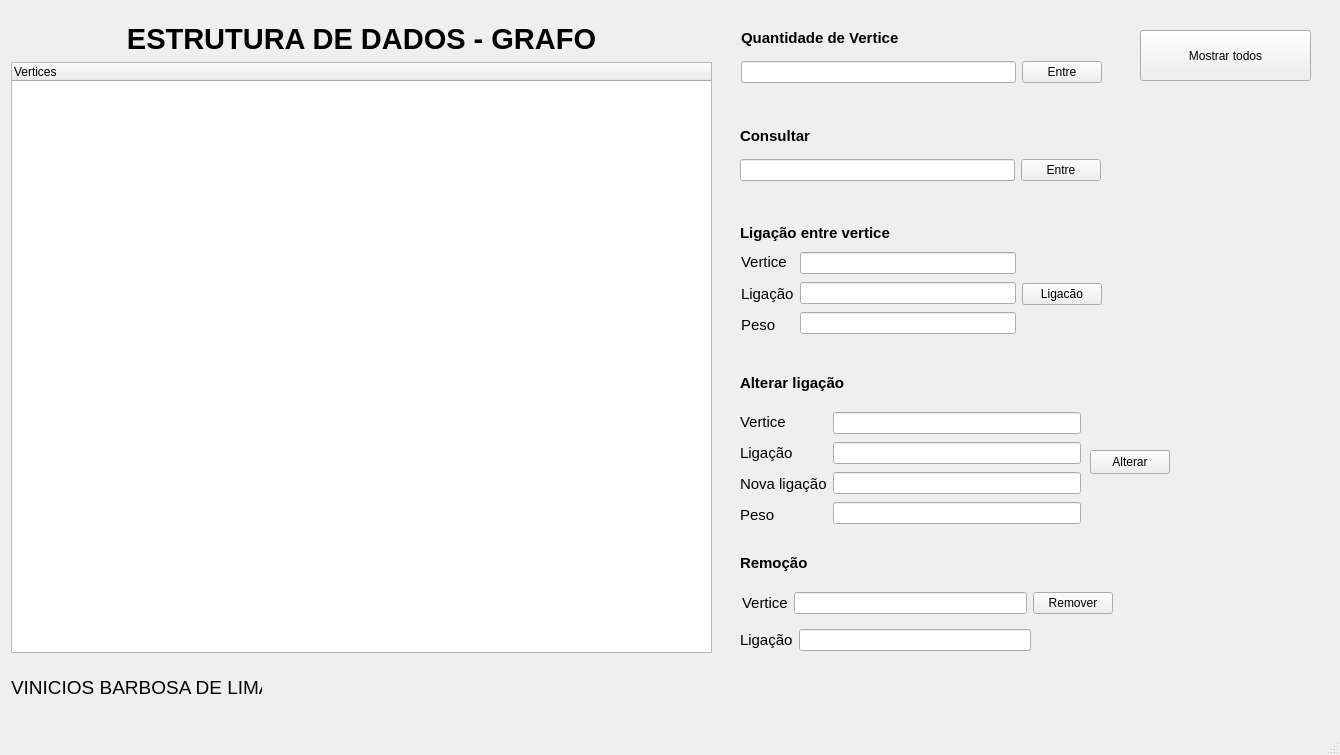
<?xml version="1.0" encoding="UTF-8"?>
<ui version="4.0">
 <class>MainWindow</class>
 <widget class="QMainWindow" name="MainWindow">
  <property name="geometry">
   <rect>
    <x>0</x>
    <y>0</y>
    <width>1340</width>
    <height>755</height>
   </rect>
  </property>
  <property name="windowTitle">
   <string>MainWindow</string>
  </property>
  <widget class="QWidget" name="centralwidget">
   <widget class="QLabel" name="label_12">
    <property name="geometry">
     <rect>
      <x>11</x>
      <y>672</y>
      <width>251</width>
      <height>31</height>
     </rect>
    </property>
    <property name="text">
     <string>&lt;html&gt;&lt;head/&gt;&lt;body&gt;&lt;p&gt;&lt;span style=&quot; font-size:14pt;&quot;&gt;VINICIOS BARBOSA DE LIMA&lt;/span&gt;&lt;/p&gt;&lt;/body&gt;&lt;/html&gt;</string>
    </property>
   </widget>
   <widget class="QWidget" name="horizontalLayoutWidget">
    <property name="geometry">
     <rect>
      <x>741</x>
      <y>250</y>
      <width>361</width>
      <height>88</height>
     </rect>
    </property>
    <layout class="QHBoxLayout" name="horizontalLayout_3">
     <item>
      <layout class="QVBoxLayout" name="verticalLayout_3">
       <item>
        <widget class="QLabel" name="label_5">
         <property name="text">
          <string>&lt;html&gt;&lt;head/&gt;&lt;body&gt;&lt;p&gt;&lt;span style=&quot; font-size:11pt;&quot;&gt;Vertice&lt;/span&gt;&lt;/p&gt;&lt;/body&gt;&lt;/html&gt;</string>
         </property>
        </widget>
       </item>
       <item>
        <widget class="QLabel" name="label_13">
         <property name="text">
          <string>&lt;html&gt;&lt;head/&gt;&lt;body&gt;&lt;p&gt;&lt;span style=&quot; font-size:11pt;&quot;&gt;Ligação&lt;/span&gt;&lt;/p&gt;&lt;/body&gt;&lt;/html&gt;</string>
         </property>
        </widget>
       </item>
       <item>
        <widget class="QLabel" name="label_6">
         <property name="text">
          <string>&lt;html&gt;&lt;head/&gt;&lt;body&gt;&lt;p&gt;&lt;span style=&quot; font-size:11pt;&quot;&gt;Peso&lt;/span&gt;&lt;/p&gt;&lt;/body&gt;&lt;/html&gt;</string>
         </property>
        </widget>
       </item>
      </layout>
     </item>
     <item>
      <layout class="QVBoxLayout" name="verticalLayout_4">
       <item>
        <widget class="QLineEdit" name="entrada_vertice"/>
       </item>
       <item>
        <widget class="QLineEdit" name="entrada_ligacao"/>
       </item>
       <item>
        <widget class="QLineEdit" name="entrada_peso"/>
       </item>
      </layout>
     </item>
     <item>
      <widget class="QPushButton" name="btn_ligacao">
       <property name="text">
        <string>Ligacão</string>
       </property>
      </widget>
     </item>
    </layout>
   </widget>
   <widget class="QWidget" name="horizontalLayoutWidget_5">
    <property name="geometry">
     <rect>
      <x>742</x>
      <y>583</y>
      <width>371</width>
      <height>41</height>
     </rect>
    </property>
    <layout class="QHBoxLayout" name="horizontalLayout_6">
     <item>
      <widget class="QLabel" name="label_11">
       <property name="text">
        <string>&lt;html&gt;&lt;head/&gt;&lt;body&gt;&lt;p&gt;&lt;span style=&quot; font-size:11pt;&quot;&gt;Vertice&lt;/span&gt;&lt;/p&gt;&lt;/body&gt;&lt;/html&gt;</string>
       </property>
      </widget>
     </item>
     <item>
      <widget class="QLineEdit" name="vertice_remover"/>
     </item>
     <item>
      <widget class="QPushButton" name="btn_remover">
       <property name="text">
        <string>Remover</string>
       </property>
      </widget>
     </item>
    </layout>
   </widget>
   <widget class="QLabel" name="label_7">
    <property name="geometry">
     <rect>
      <x>740</x>
      <y>370</y>
      <width>131</width>
      <height>27</height>
     </rect>
    </property>
    <property name="text">
     <string>&lt;html&gt;&lt;head/&gt;&lt;body&gt;&lt;p&gt;&lt;span style=&quot; font-size:11pt; font-weight:700;&quot;&gt;Alterar ligação&lt;/span&gt;&lt;/p&gt;&lt;/body&gt;&lt;/html&gt;</string>
    </property>
   </widget>
   <widget class="QPushButton" name="pushButton">
    <property name="geometry">
     <rect>
      <x>1140</x>
      <y>30</y>
      <width>171</width>
      <height>51</height>
     </rect>
    </property>
    <property name="text">
     <string>Mostrar todos</string>
    </property>
   </widget>
   <widget class="QLabel" name="label_4">
    <property name="geometry">
     <rect>
      <x>740</x>
      <y>220</y>
      <width>171</width>
      <height>27</height>
     </rect>
    </property>
    <property name="text">
     <string>&lt;html&gt;&lt;head/&gt;&lt;body&gt;&lt;p&gt;&lt;span style=&quot; font-size:11pt; font-weight:700;&quot;&gt;Ligação entre vertice&lt;/span&gt;&lt;/p&gt;&lt;/body&gt;&lt;/html&gt;</string>
    </property>
   </widget>
   <widget class="QWidget" name="verticalLayoutWidget_2">
    <property name="geometry">
     <rect>
      <x>741</x>
      <y>22</y>
      <width>361</width>
      <height>61</height>
     </rect>
    </property>
    <layout class="QVBoxLayout" name="verticalLayout_2">
     <item>
      <widget class="QLabel" name="label_2">
       <property name="text">
        <string>&lt;html&gt;&lt;head/&gt;&lt;body&gt;&lt;p&gt;&lt;span style=&quot; font-size:11pt; font-weight:700;&quot;&gt;Quantidade de Vertice&lt;/span&gt;&lt;/p&gt;&lt;/body&gt;&lt;/html&gt;</string>
       </property>
      </widget>
     </item>
     <item>
      <layout class="QHBoxLayout" name="horizontalLayout">
       <item>
        <widget class="QLineEdit" name="entrada_quantidade"/>
       </item>
       <item>
        <widget class="QPushButton" name="btn_entrada">
         <property name="text">
          <string>Entre</string>
         </property>
        </widget>
       </item>
      </layout>
     </item>
    </layout>
   </widget>
   <widget class="QLabel" name="label_10">
    <property name="geometry">
     <rect>
      <x>740</x>
      <y>550</y>
      <width>131</width>
      <height>27</height>
     </rect>
    </property>
    <property name="text">
     <string>&lt;html&gt;&lt;head/&gt;&lt;body&gt;&lt;p&gt;&lt;span style=&quot; font-size:11pt; font-weight:700;&quot;&gt;Remoção&lt;/span&gt;&lt;/p&gt;&lt;/body&gt;&lt;/html&gt;</string>
    </property>
   </widget>
   <widget class="QWidget" name="horizontalLayoutWidget_2">
    <property name="geometry">
     <rect>
      <x>11</x>
      <y>22</y>
      <width>701</width>
      <height>631</height>
     </rect>
    </property>
    <layout class="QHBoxLayout" name="horizontalLayout_2">
     <item>
      <layout class="QVBoxLayout" name="verticalLayout">
       <item>
        <widget class="QLabel" name="label">
         <property name="text">
          <string>&lt;html&gt;&lt;head/&gt;&lt;body&gt;&lt;p align=&quot;center&quot;&gt;&lt;span style=&quot; font-size:22pt; font-weight:700;&quot;&gt;ESTRUTURA DE DADOS - GRAFO&lt;/span&gt;&lt;/p&gt;&lt;/body&gt;&lt;/html&gt;</string>
         </property>
        </widget>
       </item>
       <item>
        <widget class="QTreeWidget" name="treeWidget">
         <column>
          <property name="text">
           <string notr="true">Vertices</string>
          </property>
         </column>
        </widget>
       </item>
      </layout>
     </item>
    </layout>
   </widget>
   <widget class="QWidget" name="verticalLayoutWidget_3">
    <property name="geometry">
     <rect>
      <x>740</x>
      <y>120</y>
      <width>361</width>
      <height>61</height>
     </rect>
    </property>
    <layout class="QVBoxLayout" name="verticalLayout_7">
     <item>
      <widget class="QLabel" name="label_8">
       <property name="text">
        <string>&lt;html&gt;&lt;head/&gt;&lt;body&gt;&lt;p&gt;&lt;span style=&quot; font-size:11pt; font-weight:700;&quot;&gt;Consultar&lt;/span&gt;&lt;/p&gt;&lt;/body&gt;&lt;/html&gt;</string>
       </property>
      </widget>
     </item>
     <item>
      <layout class="QHBoxLayout" name="horizontalLayout_7">
       <item>
        <widget class="QLineEdit" name="entrada_consulta"/>
       </item>
       <item>
        <widget class="QPushButton" name="btn_consultar">
         <property name="text">
          <string>Entre</string>
         </property>
        </widget>
       </item>
      </layout>
     </item>
    </layout>
   </widget>
   <widget class="QPushButton" name="btn_alterar">
    <property name="geometry">
     <rect>
      <x>1090</x>
      <y>450</y>
      <width>80</width>
      <height>24</height>
     </rect>
    </property>
    <property name="text">
     <string>Alterar</string>
    </property>
   </widget>
   <widget class="QWidget" name="horizontalLayoutWidget_3">
    <property name="geometry">
     <rect>
      <x>740</x>
      <y>410</y>
      <width>341</width>
      <height>118</height>
     </rect>
    </property>
    <layout class="QHBoxLayout" name="horizontalLayout_4">
     <item>
      <layout class="QVBoxLayout" name="verticalLayout_5">
       <item>
        <widget class="QLabel" name="label_14">
         <property name="text">
          <string>&lt;html&gt;&lt;head/&gt;&lt;body&gt;&lt;p&gt;&lt;span style=&quot; font-size:11pt;&quot;&gt;Vertice&lt;/span&gt;&lt;/p&gt;&lt;/body&gt;&lt;/html&gt;</string>
         </property>
        </widget>
       </item>
       <item>
        <widget class="QLabel" name="label_15">
         <property name="text">
          <string>&lt;html&gt;&lt;head/&gt;&lt;body&gt;&lt;p&gt;&lt;span style=&quot; font-size:11pt;&quot;&gt;Ligação&lt;/span&gt;&lt;/p&gt;&lt;/body&gt;&lt;/html&gt;</string>
         </property>
        </widget>
       </item>
       <item>
        <widget class="QLabel" name="label_16">
         <property name="text">
          <string>&lt;html&gt;&lt;head/&gt;&lt;body&gt;&lt;p&gt;&lt;span style=&quot; font-size:11pt;&quot;&gt;Nova ligação&lt;/span&gt;&lt;/p&gt;&lt;/body&gt;&lt;/html&gt;</string>
         </property>
        </widget>
       </item>
       <item>
        <widget class="QLabel" name="label_17">
         <property name="text">
          <string>&lt;html&gt;&lt;head/&gt;&lt;body&gt;&lt;p&gt;&lt;span style=&quot; font-size:11pt;&quot;&gt;Peso&lt;/span&gt;&lt;/p&gt;&lt;/body&gt;&lt;/html&gt;</string>
         </property>
        </widget>
       </item>
      </layout>
     </item>
     <item>
      <layout class="QVBoxLayout" name="verticalLayout_6">
       <item>
        <widget class="QLineEdit" name="alterar_vertice"/>
       </item>
       <item>
        <widget class="QLineEdit" name="alterar_ligacao"/>
       </item>
       <item>
        <widget class="QLineEdit" name="alterar_novaligacao"/>
       </item>
       <item>
        <widget class="QLineEdit" name="alterar_peso"/>
       </item>
      </layout>
     </item>
    </layout>
   </widget>
   <widget class="QWidget" name="horizontalLayoutWidget_4">
    <property name="geometry">
     <rect>
      <x>740</x>
      <y>620</y>
      <width>291</width>
      <height>41</height>
     </rect>
    </property>
    <layout class="QHBoxLayout" name="horizontalLayout_5">
     <item>
      <widget class="QLabel" name="label_18">
       <property name="text">
        <string>&lt;html&gt;&lt;head/&gt;&lt;body&gt;&lt;p&gt;&lt;span style=&quot; font-size:11pt;&quot;&gt;Ligação&lt;/span&gt;&lt;/p&gt;&lt;/body&gt;&lt;/html&gt;</string>
       </property>
      </widget>
     </item>
     <item>
      <widget class="QLineEdit" name="vertice_ligacao"/>
     </item>
    </layout>
   </widget>
  </widget>
  <widget class="QMenuBar" name="menubar">
   <property name="geometry">
    <rect>
     <x>0</x>
     <y>0</y>
     <width>1340</width>
     <height>21</height>
    </rect>
   </property>
  </widget>
  <widget class="QStatusBar" name="statusbar"/>
 </widget>
 <resources/>
 <connections/>
</ui>
